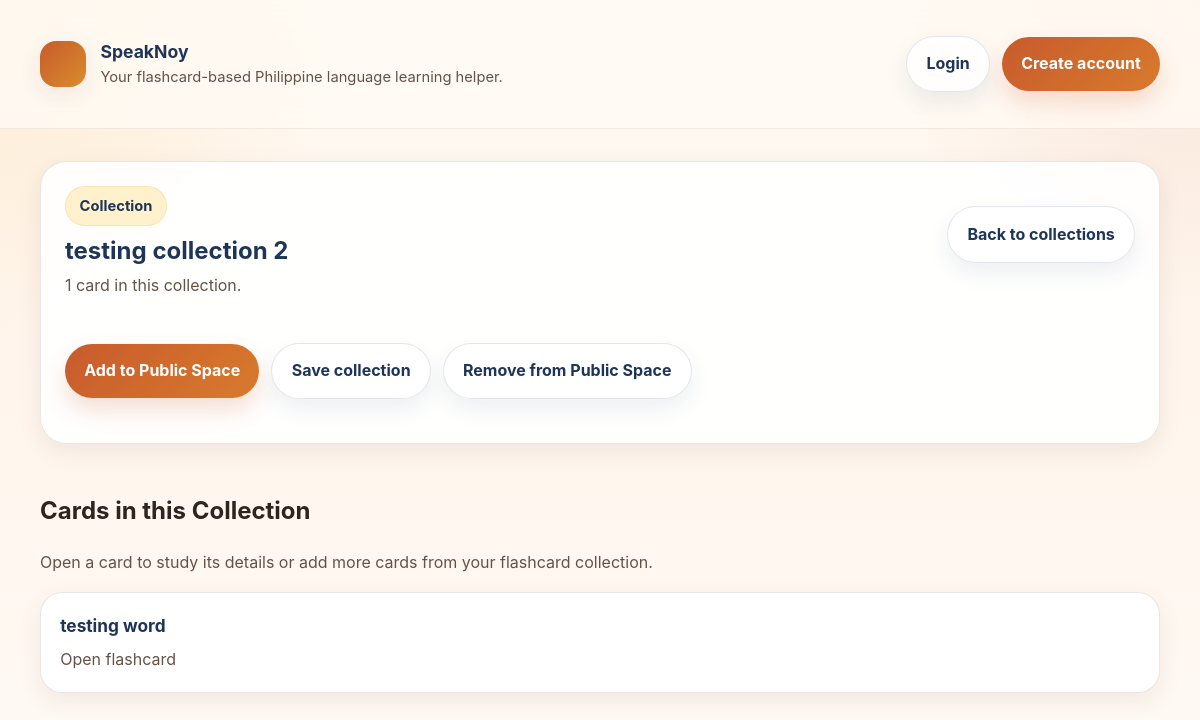
/SpeakNoy/collections/19/, run on the app's committed database.
### SpeakNoy/models.py (models this page shows, shortened)
class FlashcardCollection(models.Model):
    name = models.CharField(max_length=63)
    creator = models.ForeignKey(
        settings.AUTH_USER_MODEL,
        on_delete=models.CASCADE,
        null=True,
        blank=True
    )
    flashcards = models.ManyToManyField(
        Flashcard,
        blank=True,
        related_name='collections'
    )

class Flashcard(models.Model):
    is_public = models.BooleanField(default=False)
    PURPOSE_CHOICES = [
        ("Noun", "Noun"),
        ("Pronoun", "Pronoun"),
        ("Verb", "Verb"),
        ("Adjective", "Adjective"),
        ("Adverb", "Adverb"),
        ("Expression", "Expression"),
    ]
    DIALECT_CHOICES = [
        ("Cebuano", "Cebuano"),
        ("Ilocano", "Ilocano"),
    ]
    CARDTYPE_CHOICES = [
        ("Universal", "Universal"),
        ("Custom", "Custom")
    ]
    word = models.CharField(max_length=63)
    pronunciation = models.CharField(max_length=63)
    definition = models.TextField()
    purpose = models.CharField(
        max_length=20,
        choices=PURPOSE_CHOICES,
        default="Noun"
    )
    dialect = models.CharField(
        max_length=20,
        choices=DIALECT_CHOICES,
        default="Cebuano"
    )
    cardtype = models.CharField(
        max_length=9,
        choices=CARDTYPE_CHOICES,
        default="Custom"
    )
    creator = models.ForeignKey(
        settings.AUTH_USER_MODEL,
        on_delete=models.CASCADE,
        null=True,
        blank=True
    )

### SpeakNoy/views.py (the view)
# urls.py: path('collections/<int:pk>/', collection_detail_view, name='collection'),
def collection_detail_view(request, pk):
    collection = get_object_or_404(FlashcardCollection, pk=pk)
    return render(request, "flashcards/collection_detail.html", {"collection": collection})

### templates/flashcards/collection_detail.html (shortened to what this page needs)
{% extends 'base.html' %}
{% load static %}
{% block content %}
    <section class="page-section">
        <div class="page-header">
            <div class="page-header-main">
                <span class="badge badge-soft">Collection</span>
                <h1 style="margin-top: 0.65rem;">{{ collection.name }}</h1>
                <p style="margin-top: 0.55rem;">{{ collection.flashcards.count }} card{{ collection.flashcards.count|pluralize }} in this collection.</p>
            </div>
            <div class="page-actions">
                <a href="{% url 'SpeakNoy:collectionlist' %}" class="btn-secondary">Back to collections</a>
            </div>
        </div>
        <div class="page-actions">
            <a href="{% url 'SpeakNoy:publicspace-upload-collection' collection.pk %}" class="btn-primary">Add to Public Space</a>
            <a href="{% url 'SpeakNoy:publicspace-save-collection' collection.pk %}" class="btn-secondary">Save collection</a>
            <a href="{% url 'SpeakNoy:publicspace-remove-collection' collection.pk %}" class="btn-secondary">Remove from Public Space</a>
        </div>
    </section>
    <section class="section-block">
        <div class="section-intro">
            <div>
                <h2>Cards in this Collection</h2>
                <p>Open a card to study its details or add more cards from your flashcard collection.</p>
            </div>
        </div>
        <div class="review-cards">
            {% for flashcard in collection.flashcards.all %}
                <div class="review-card">
                    <a href="{% url 'SpeakNoy:card' flashcard.pk %}">
                        <h3>{{ flashcard.word }}</h3>
                        <p>Open flashcard</p>
                    </a>
                </div>
            {% empty %}
                <div class="empty-state">
                    <h3>No flashcards here yet</h3>
                    <p>Add cards to this collection while viewing a flashcard by selecting <strong>Add to collection</strong>.</p>
                </div>
            {% endfor %}
        </div>
    </section>
{% endblock %}

### static/flashcards/style.css (style rules this page uses)
:root { --bg: #fffaf3; --bg-soft: #fff4e6; --surface: rgba(255, 255, 255, 0.92); --surface-strong: #ffffff; --surface-muted: #f8efe3; --text: #2f241f; --text-soft: #655247; --heading: #1e3557; --primary: #c75b2d; --primary-dark: #a74620; --primary-soft: #f7dcc9; --accent: #f1b24a; --accent-soft: #fff1cc; --success: #2c7a62; --danger: #b64733; --border: rgba(76, 49, 33, 0.12); --shadow-sm: 0 8px 24px rgba(71, 42, 22, 0.08); --shadow-md: 0 18px 50px rgba(71, 42, 22, 0.12); --shadow-lg: 0 24px 70px rgba(49, 30, 18, 0.16); --radius-sm: 12px; --radius-md: 18px; --radius-lg: 26px; --max-width: 1120px; --transition: 180ms ease; }
* { box-sizing: border-box; }
html { scroll-behavior: smooth; }
body { margin: 0; min-height: 100vh; font-family: "Inter", "Segoe UI", Roboto, Arial, sans-serif; color: var(--text); background: radial-gradient(circle at top left, rgba(241, 178, 74, 0.20), transparent 24%), radial-gradient(circle at top right, rgba(199, 91, 45, 0.14), transparent 22%), linear-gradient(180deg, #fffaf3 0%, #fff5ec 44%, #fffaf5 100%); line-height: 1.6; }
a { color: inherit; text-decoration: none; }
button, .btn-primary, .btn-secondary, .btn-small, .btn-review, .btn-discard, .btn-close, .btn-card, .logout-btn { margin-top: 20px; margin-bottom: 20px; display: inline-flex; align-items: center; justify-content: center; gap: 0.5rem; border: none; cursor: pointer; border-radius: 999px; padding: 0.9rem 1.2rem; font-weight: 700; transition: transform var(--transition), box-shadow var(--transition), background var(--transition), border-color var(--transition), color var(--transition); }
.page-section, .surface-panel, .form-card, .review-header, .login-card, .modal-content, .random-card, .empty-state, .hero-card, .card-face { background: var(--surface); border: 1px solid var(--border); box-shadow: var(--shadow-sm); border-radius: var(--radius-lg); }
.page-section, .form-card, .review-header, .random-card, .hero-card, .empty-state { padding: 1.5rem; }
.page-header { display: flex; justify-content: space-between; gap: 1.5rem; align-items: flex-start; margin-bottom: 1.5rem; flex-wrap: wrap; }
.page-header h1, .review-header h1, .modal-content h1, .modal-content h2, .modal-content h3, .form-card h1, .hero-card h1, .hero-card h2, .auth-intro h1 { margin: 0; color: var(--heading); line-height: 1.15; }
.page-header p, .review-header p, .hero-card p, .form-card p, .empty-state p, .auth-intro p, .section-intro p, .card-meta, .helper-text { margin: 0; color: var(--text-soft); }
.page-header-main { max-width: 760px; }
.page-actions, .inline-actions, .stack-actions, .modal-buttons, .review-footer, .top-actions { display: flex; gap: 0.75rem; flex-wrap: wrap; align-items: center; }
.chip, .status-pill, .badge { display: inline-flex; align-items: center; gap: 0.35rem; padding: 0.45rem 0.85rem; border-radius: 999px; background: var(--bg-soft); border: 1px solid rgba(199, 91, 45, 0.16); color: var(--heading); font-weight: 700; font-size: 0.92rem; }
.badge-soft { background: var(--accent-soft); border-color: rgba(241, 178, 74, 0.22); }
.btn-primary, .btn-review, .btn-small { color: white; background: linear-gradient(135deg, var(--primary), #d97a2c); box-shadow: 0 12px 24px rgba(199, 91, 45, 0.20); }
.btn-secondary, .btn-card, .btn-close { background: rgba(255, 255, 255, 0.82); color: var(--heading); border: 1px solid rgba(30, 53, 87, 0.12); box-shadow: 0 10px 22px rgba(30, 53, 87, 0.08); }
.section-block { margin-top: 1.75rem; }
.section-intro { display: flex; justify-content: space-between; gap: 1rem; align-items: end; margin-bottom: 1rem; flex-wrap: wrap; }
.review-cards { display: grid; grid-template-columns: repeat(auto-fit, minmax(220px, 1fr)); gap: 1.1rem; margin-top: 1rem; }
.review-card { background: var(--surface-strong); border: 1px solid var(--border); border-radius: 22px; padding: 1.2rem; box-shadow: var(--shadow-sm); transition: transform var(--transition), box-shadow var(--transition), border-color var(--transition); height: 100%; }
.review-card a:first-child { display: block; }
.review-card h3 { margin: 0 0 0.45rem; color: var(--heading); font-size: 1.08rem; }
.review-card p { margin: 0; color: var(--text-soft); }

### data on the page
FlashcardCollection: name "testing collection 2", flashcards.count "1"
Flashcard: word "testing word"
